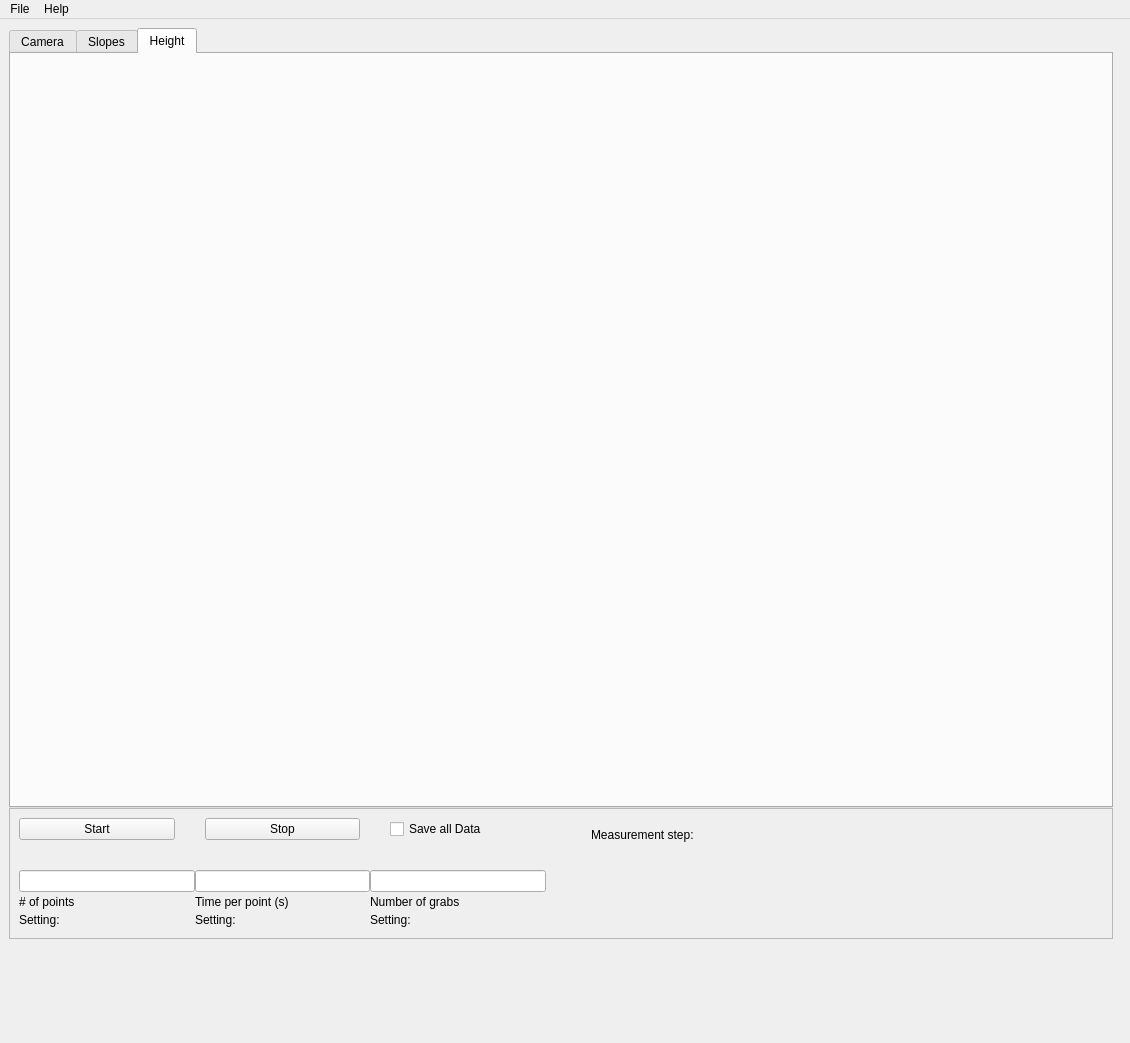
<?xml version="1.0" encoding="UTF-8"?>
<ui version="4.0">
    <class>Stability_measurements</class>
    <widget class="QMainWindow" name="Stability_measurements">
        <property name="geometry">
            <rect>
                <x>0</x>
                <y>0</y>
                <width>1130</width>
                <height>1043</height>
            </rect>
        </property>
        <property name="sizePolicy">
            <sizepolicy hsizetype="Fixed" vsizetype="Fixed">
                <horstretch>0</horstretch>
                <verstretch>0</verstretch>
            </sizepolicy>
        </property>
        <property name="windowTitle">
            <string notr="true">MainWindow</string>
        </property>
        <property name="toolTip">
            <string notr="true"/>
        </property>
        <property name="statusTip">
            <string notr="true"/>
        </property>
        <property name="whatsThis">
            <string notr="true"/>
        </property>
        <property name="accessibleName">
            <string notr="true"/>
        </property>
        <widget class="QWidget" name="centralwidget">
            <property name="sizePolicy">
                <sizepolicy hsizetype="Expanding" vsizetype="Expanding">
                    <horstretch>0</horstretch>
                    <verstretch>0</verstretch>
                </sizepolicy>
            </property>
            <layout class="QVBoxLayout" name="verticalLayout_7">
                <property name="spacing">
                    <number>0</number>
                </property>
                <property name="sizeConstraint">
                    <enum>QLayout::SetFixedSize</enum>
                </property>
                <item>
                    <widget class="QTabWidget" name="Stab_meas">
                        <property name="sizePolicy">
                            <sizepolicy hsizetype="Expanding" vsizetype="Expanding">
                                <horstretch>0</horstretch>
                                <verstretch>0</verstretch>
                            </sizepolicy>
                        </property>
                        <property name="minimumSize">
                            <size>
                                <width>1100</width>
                                <height>760</height>
                            </size>
                        </property>
                        <property name="toolTipDuration">
                            <number>-1</number>
                        </property>
                        <property name="currentIndex">
                            <number>2</number>
                        </property>
                        <widget class="QWidget" name="cam_tab">
                            <property name="sizePolicy">
                                <sizepolicy hsizetype="Expanding" vsizetype="Expanding">
                                    <horstretch>0</horstretch>
                                    <verstretch>0</verstretch>
                                </sizepolicy>
                            </property>
                            <property name="minimumSize">
                                <size>
                                    <width>1100</width>
                                    <height>750</height>
                                </size>
                            </property>
                            <attribute name="title">
                                <string>Camera</string>
                            </attribute>
                        </widget>
                        <widget class="QWidget" name="Slopes_tab">
                            <property name="sizePolicy">
                                <sizepolicy hsizetype="Expanding" vsizetype="Expanding">
                                    <horstretch>0</horstretch>
                                    <verstretch>0</verstretch>
                                </sizepolicy>
                            </property>
                            <property name="minimumSize">
                                <size>
                                    <width>1100</width>
                                    <height>750</height>
                                </size>
                            </property>
                            <attribute name="title">
                                <string>Slopes</string>
                            </attribute>
                        </widget>
                        <widget class="QWidget" name="height_tab">
                            <property name="sizePolicy">
                                <sizepolicy hsizetype="Expanding" vsizetype="Expanding">
                                    <horstretch>0</horstretch>
                                    <verstretch>0</verstretch>
                                </sizepolicy>
                            </property>
                            <property name="minimumSize">
                                <size>
                                    <width>1100</width>
                                    <height>750</height>
                                </size>
                            </property>
                            <attribute name="title">
                                <string>Height</string>
                            </attribute>
                        </widget>
                    </widget>
                </item>
                <item>
                    <widget class="QFrame" name="frame">
                        <property name="sizePolicy">
                            <sizepolicy hsizetype="Expanding" vsizetype="Expanding">
                                <horstretch>0</horstretch>
                                <verstretch>0</verstretch>
                            </sizepolicy>
                        </property>
                        <property name="minimumSize">
                            <size>
                                <width>1100</width>
                                <height>0</height>
                            </size>
                        </property>
                        <property name="maximumSize">
                            <size>
                                <width>16777215</width>
                                <height>220</height>
                            </size>
                        </property>
                        <property name="frameShape">
                            <enum>QFrame::StyledPanel</enum>
                        </property>
                        <property name="frameShadow">
                            <enum>QFrame::Raised</enum>
                        </property>
                        <layout class="QVBoxLayout" name="verticalLayout_9">
                            <item>
                                <layout class="QHBoxLayout" name="horizontalLayout_2">
                                    <property name="spacing">
                                        <number>30</number>
                                    </property>
                                    <item>
                                        <layout class="QVBoxLayout" name="verticalLayout_5">
                                            <item>
                                                <layout class="QHBoxLayout" name="horizontalLayout">
                                                    <item>
                                                        <widget class="MyPushButton" name="startButton">
                                                            <property name="text">
                                                                <string>Start</string>
                                                            </property>
                                                        </widget>
                                                    </item>
                                                    <item>
                                                        <widget class="MyPushButton" name="stopButton">
                                                            <property name="text">
                                                                <string>Stop</string>
                                                            </property>
                                                        </widget>
                                                    </item>
                                                    <item>
                                                        <widget class="QCheckBox" name="savealldata">
                                                            <property name="text">
                                                                <string>Save all Data</string>
                                                            </property>
                                                        </widget>
                                                    </item>
                                                </layout>
                                            </item>
                                            <item>
                                                <layout class="QHBoxLayout" name="horizontalLayout_3">
                                                    <property name="spacing">
                                                        <number>0</number>
                                                    </property>
                                                    <item>
                                                        <layout class="QVBoxLayout" name="verticalLayout"/>
                                                    </item>
                                                    <item>
                                                        <layout class="QVBoxLayout" name="verticalLayout_2">
                                                            <item>
                                                                <widget class="MyQLineEdit" name="points_input"/>
                                                            </item>
                                                            <item>
                                                                <widget class="MyLabel" name="points_label">
                                                                    <property name="text">
                                                                        <string># of points</string>
                                                                    </property>
                                                                </widget>
                                                            </item>
                                                            <item>
                                                                <widget class="MyLabel" name="points_display">
                                                                    <property name="text">
                                                                        <string>Setting:</string>
                                                                    </property>
                                                                </widget>
                                                            </item>
                                                        </layout>
                                                    </item>
                                                    <item>
                                                        <layout class="QVBoxLayout" name="verticalLayout_3">
                                                            <item>
                                                                <widget class="MyQLineEdit" name="stepsize_input"/>
                                                            </item>
                                                            <item>
                                                                <widget class="MyLabel" name="stepsize_label">
                                                                    <property name="text">
                                                                        <string>Time per point (s)</string>
                                                                    </property>
                                                                </widget>
                                                            </item>
                                                            <item>
                                                                <widget class="MyLabel" name="stepsize_display">
                                                                    <property name="text">
                                                                        <string>Setting:</string>
                                                                    </property>
                                                                </widget>
                                                            </item>
                                                        </layout>
                                                    </item>
                                                    <item>
                                                        <layout class="QVBoxLayout" name="verticalLayout_4">
                                                            <item>
                                                                <widget class="MyQLineEdit" name="nrofgrabs_input"/>
                                                            </item>
                                                            <item>
                                                                <widget class="MyLabel" name="nrofgrabs_label">
                                                                    <property name="text">
                                                                        <string>Number of grabs</string>
                                                                    </property>
                                                                </widget>
                                                            </item>
                                                            <item>
                                                                <widget class="MyLabel" name="nrofgrabs_label_2">
                                                                    <property name="text">
                                                                        <string>Setting:</string>
                                                                    </property>
                                                                </widget>
                                                            </item>
                                                        </layout>
                                                    </item>
                                                </layout>
                                            </item>
                                        </layout>
                                    </item>
                                    <item>
                                        <layout class="QVBoxLayout" name="verticalLayout_6">
                                            <property name="spacing">
                                                <number>10</number>
                                            </property>
                                            <property name="leftMargin">
                                                <number>15</number>
                                            </property>
                                            <property name="topMargin">
                                                <number>10</number>
                                            </property>
                                            <property name="rightMargin">
                                                <number>15</number>
                                            </property>
                                            <property name="bottomMargin">
                                                <number>15</number>
                                            </property>
                                            <item>
                                                <widget class="MyLabel" name="meas_step_label">
                                                    <property name="text">
                                                        <string>Measurement step:</string>
                                                    </property>
                                                </widget>
                                            </item>
                                            <item>
                                                <widget class="MyLabel" name="step_label">
                                                    <property name="sizePolicy">
                                                        <sizepolicy hsizetype="MinimumExpanding"
                                                                    vsizetype="MinimumExpanding">
                                                            <horstretch>0</horstretch>
                                                            <verstretch>0</verstretch>
                                                        </sizepolicy>
                                                    </property>
                                                    <property name="text">
                                                        <string/>
                                                    </property>
                                                </widget>
                                            </item>
                                            <item>
                                                <widget class="MyLabel" name="xcoord_label">
                                                    <property name="text">
                                                        <string/>
                                                    </property>
                                                </widget>
                                            </item>
                                            <item>
                                                <widget class="MyLabel" name="xcoord_value_label">
                                                    <property name="sizePolicy">
                                                        <sizepolicy hsizetype="MinimumExpanding"
                                                                    vsizetype="MinimumExpanding">
                                                            <horstretch>0</horstretch>
                                                            <verstretch>0</verstretch>
                                                        </sizepolicy>
                                                    </property>
                                                    <property name="text">
                                                        <string/>
                                                    </property>
                                                </widget>
                                            </item>
                                        </layout>
                                    </item>
                                </layout>
                            </item>
                        </layout>
                    </widget>
                </item>
            </layout>
        </widget>
        <widget class="QMenuBar" name="menubar">
            <property name="geometry">
                <rect>
                    <x>0</x>
                    <y>0</y>
                    <width>1130</width>
                    <height>24</height>
                </rect>
            </property>
            <widget class="QMenu" name="menuFile">
                <property name="title">
                    <string>File</string>
                </property>
                <addaction name="separator"/>
                <addaction name="actionStart_Measurement"/>
                <addaction name="actionSave"/>
                <addaction name="separator"/>
                <addaction name="actionQuit"/>
            </widget>
            <widget class="QMenu" name="menuHelp">
                <property name="title">
                    <string>Help</string>
                </property>
                <addaction name="separator"/>
                <addaction name="actionGantry_Help"/>
                <addaction name="actionLaser_Help"/>
                <addaction name="actionCamera_Help"/>
            </widget>
            <addaction name="menuFile"/>
            <addaction name="menuHelp"/>
        </widget>
        <action name="actionStart_Measurement">
            <property name="text">
                <string>Start Measurement</string>
            </property>
        </action>
        <action name="actionSave">
            <property name="text">
                <string>Save</string>
            </property>
        </action>
        <action name="actionGantry_Help">
            <property name="text">
                <string>Gantry Help</string>
            </property>
        </action>
        <action name="actionLaser_Help">
            <property name="text">
                <string>Laser Help</string>
            </property>
        </action>
        <action name="actionCamera_Help">
            <property name="text">
                <string>Camera Help</string>
            </property>
        </action>
        <action name="actionQuit">
            <property name="text">
                <string>Quit</string>
            </property>
        </action>
    </widget>
    <customwidgets>
        <customwidget>
            <class>MyLabel</class>
            <extends>QLabel</extends>
            <header location="global">BaseClasses.py</header>
        </customwidget>
        <customwidget>
            <class>MyQLineEdit</class>
            <extends>QLineEdit</extends>
            <header location="global">BaseClasses.py</header>
        </customwidget>
        <customwidget>
            <class>MyPushButton</class>
            <extends>QPushButton</extends>
            <header location="global">Graphics.BaseClasses</header>
        </customwidget>
    </customwidgets>
    <resources/>
    <connections/>
</ui>
